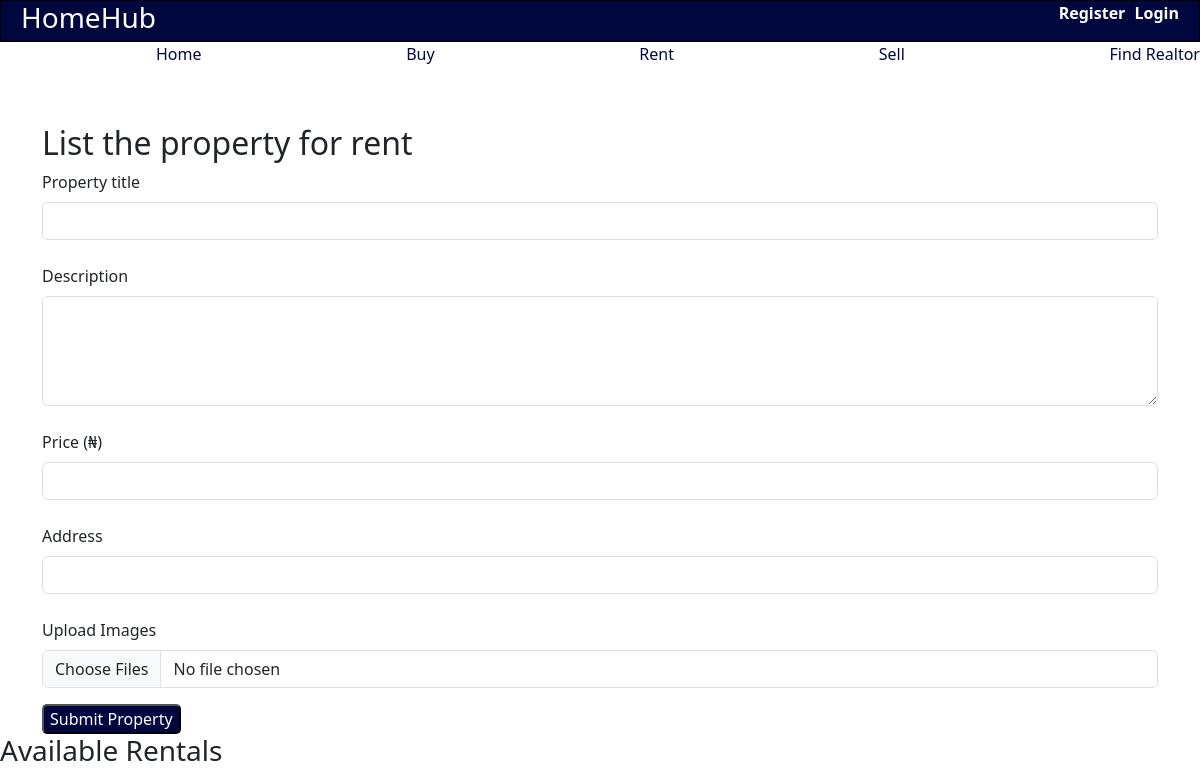
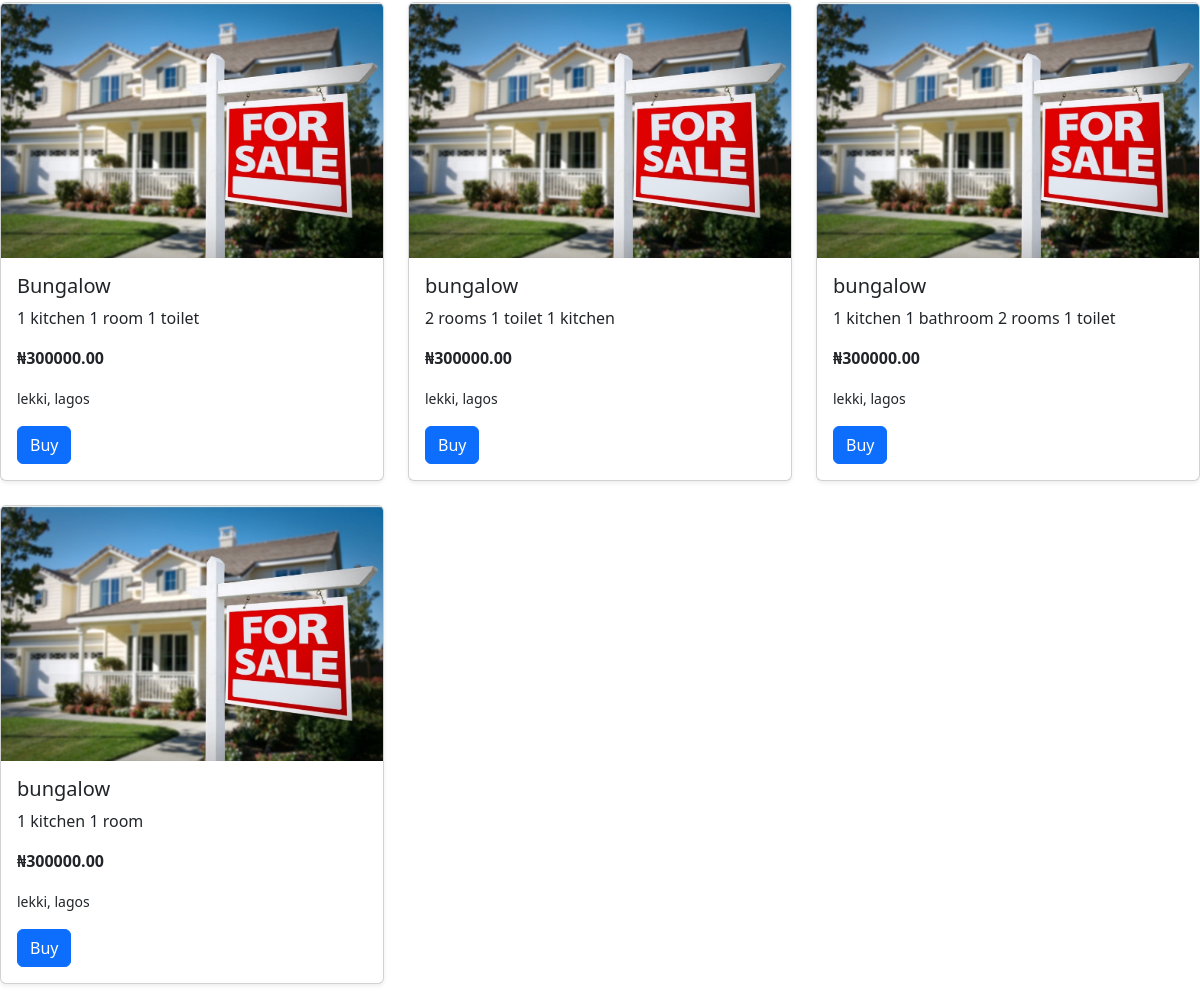
The app's page /rent with its own data (2 pictures, top to bottom).
### app.py (models this page shows)
class Rentproperty(db.Model):
    id = db.Column(db.Integer, primary_key = True)
    title = db.Column(db.String(90), nullable=False)
    description = db.Column(db.Text, nullable=False)
    price = db.Column(db.Float, nullable=False)
    address=db.Column(db.String(200), nullable=False)
    images = db.Column(db.String(90))
    user_id = db.Column(db.Integer, db.ForeignKey('users.id'), nullable=False)

### app.py (the view)
@app.route('/rent')
def rent():
    newProperty = Rentproperty.query.all()
    return render_template('rent.html',newProperty=newProperty)

### templates/rent.html (shortened to what this page needs)
<!DOCTYPE html>
<html lang="en">
<head>
     <link rel="stylesheet" href="{{ url_for('static', filename='css/styles.css') }}">
    <link href="https://cdn.jsdelivr.net/npm/bootstrap@5.3.3/dist/css/bootstrap.min.css" rel="stylesheet">
     <link rel="stylesheet"
        href="https://cdnjs.cloudflare.com/ajax/libs/font-awesome/6.5.0/css/all.min.css"
 />
    </head>
<body>
    <div class="d1">
        <div class="d1c1">
            <h3>HomeHub</h3>
        </div>
        <div class=d2c2>
            <a href="{{url_for('register')}}" class="l1"> Register </a>
            <a href="{{url_for('login')}}" class="l1">Login</a>
        </div>
</div>
    <div class= d2>
        <a href="{{url_for('home')}}">Home</a>
        <a href="{{url_for('buy')}}">Buy</a>
        <a href="{{url_for('rent')}}">Rent</a>
        <a href="{{url_for('sell')}}">Sell</a>
        <a href="#">Find Realtor</a>
    </div>
    <div class="container mt-5 ">
        <h2> List the property for rent</h2>
        <form action="{{url_for('rentUsers')}}" method="POST" enctype="multipart/form-data">
            <div class="mb-4">
                <label class="form-label">Property title</label>
                <input type="text" name="title" class="form-control">
            </div>
            <div class="mb-4">
                <label class="form-label">Description</label>
                <textarea name="description" class="form-control" rows="4" required></textarea>
            </div>
            <div class="mb-4">
                <label class="form-label">Price (₦)</label>
                <input type="text" name="price" class="form-control">
            </div>
            <div class="mb-4">
                <label class="form-label">Address</label>
                <input type="text" name="address" class="form-control">
            </div>
            <div class="mb-3">
                <label class="form-label">Upload Images</label>
                <input type="file" name="images" class="form-control" multiple required>
            </div>
             <button type="submit" class="butt ">Submit Property</button>
        </form>
     </div>
     <div class="ml-5">
 <h3 class="mb-3">Available Rentals</h3>
    <div class="row">
        {% for rent in newProperty %}
        <div class="col-md-4 mb-4">
            <div class="card shadow-sm">
                {% if rent.images %}
                <img src="{{ url_for('static', filename='uploads/' ~ rent.images) }}" class="card-img-top" alt="{{ rent.title }}">
                {% endif %}
                <div class="card-body">
                    <h5 class="card-title">{{ rent.title }}</h5>
                    <p class="card-text">{{ rent.description }}</p>
                    <p><strong>₦{{ "%.2f"|format(rent.price) }}</strong></p>
                    <p><small>{{ rent.address }}</small></p>
                    <a href="#" class="btn btn-primary">Buy</a>
                </div>
            </div>
        </div>
        {% else %}
        <p>No properties listed yet.</p>
        {% endfor %}
    </div>
    </div>
</body>
</html>

### static/css/styles.css (style rules this page uses)
.d1 { border: 1px solid black; background-color: #00073f; color: white; padding-bottom: 40px; }
.d1c1 { float: left; margin-left: 20px; }
.d2c2 { float: right; margin-right: 20px; }
.l1 { text-decoration: none; color: white; margin-left: 5px; font-weight: bold; margin-top: 30px; }
.d2 { padding-bottom: 10px; display: flex; flex-direction: row; justify-content: space-between; float: none; }
.d2 a { text-decoration: none; color: #00073f; }
.butt { background-color: #00073f; color: white; border-radius: 5px; }

### records on screen
Rentproperty: images (picture), title "Bungalow", description "1 kitchen 1 room 1 toilet", price "300000.00", address "lekki, lagos"
Rentproperty: images (picture), title "bungalow", description "2 rooms 1 toilet 1 kitchen", price "300000.00", address "lekki, lagos"
Rentproperty: images (picture), title "bungalow", description "1 kitchen 1 bathroom 2 rooms 1 toilet", price "300000.00", address "lekki, lagos"
Rentproperty: images (picture), title "bungalow", description "1 kitchen 1 room", price "300000.00", address "lekki, lagos"
